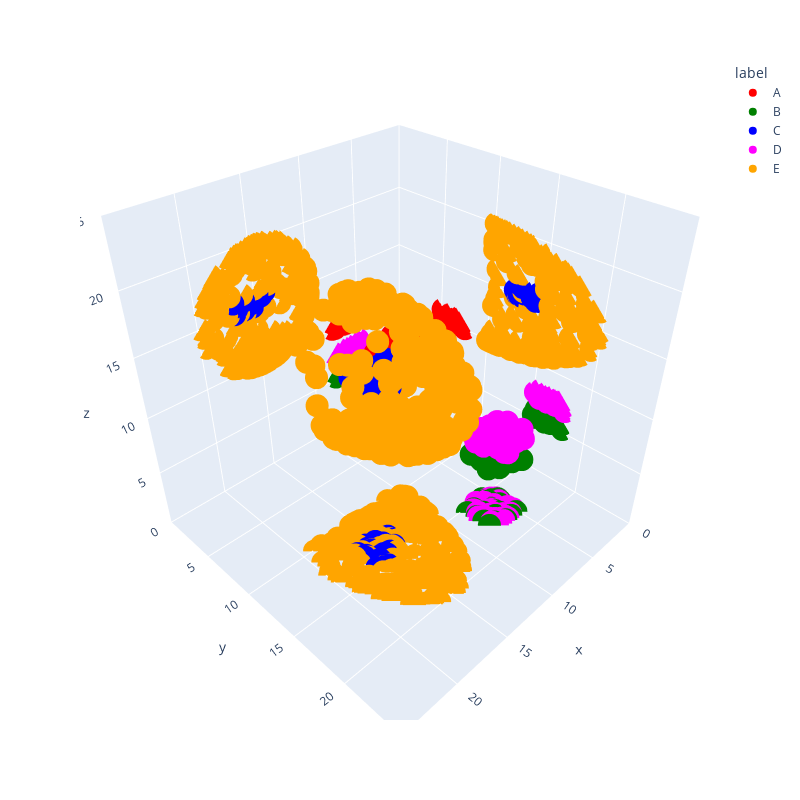

Notebook code for this chart:
### Markdown cell above
##### Dummy dataset II

We create a dummy data set with non-linear relationships between the
three features, `x`, `y`, and `z`. In particular, the data set has a
‘bucket’-like data structure in which another cluster is situated.
Below, we show a 3D scatter plot made with Plotly. This allows us to
rotate the box holding the data around the x, y, and z-axes, to observe
the data from different directions. In addition, the data have been
projected on each of the three planes constructed by two of the three
axes. This helps to understand how data are overlapping in the concerned
directions.

### Code cell
if c_dataset == "dummy_ii":

    random.seed(10)

    # Cluster A (red)
    l_a_x = list( 5 + 3 * rand(25))
    l_a_y = list( 5 + 3 * rand(25))
    l_a_z = list(10 + 1 * rand(25))

    # Cluster B (green)
    l_b_x = list( 5 + 3 * rand(25))
    l_b_y = list(15 + 3 * rand(25))
    l_b_z = list( 5 + 1 * rand(25))

    # Cluster C (blue)
    l_c_x = list(14 + 3 * rand(25))
    l_c_y = list(12 + 3 * rand(25))
    l_c_z = list(15 + 1 * rand(25))

    # Cluster D (magenta)
    l_d_x = list( 5 + 3 * rand(50))
    l_d_y = list(15 + 3 * rand(50))
    l_d_z = list( 7 + 1 * rand(50))

    # Cluster E (orange)
    n_radius   = 5
    n_x_center = 15
    n_y_center = 10
    n_z_center = 15
    n_data     = 250

    v_phi   = np.pi * rand(n_data)
    v_theta = np.pi * rand(n_data)

    v_e_x = n_x_center + n_radius * np.sin(v_phi) * np.cos(v_theta)
    v_e_y = n_y_center + n_radius * np.sin(v_phi) * np.sin(v_theta) * 2
    v_e_z = n_z_center + n_radius * np.cos(v_phi)

    l_e_x = list(v_e_x)
    l_e_y = list(v_e_y)
    l_e_z = list(v_e_z)

    # Cluster label.
    ps_y = pd.Series(["A"]*25 + ["B"]*25 + ["C"]*25 + ["D"]*50 + ["E"]*n_data)

    # Concatenation of cluster data.
    l_X_names = ['x', 'y', 'z']
    m_X          = np.array([
        l_a_x + l_b_x + l_c_x + l_d_x + l_e_x,
        l_a_y + l_b_y + l_c_y + l_d_y + l_e_y,
        l_a_z + l_b_z + l_c_z + l_d_z + l_e_z
    ]).transpose()

    # Convert to dataframe, df_X.
    df_X  = pd.DataFrame(    
        m_X,
        columns = l_X_names
    )

    # Create copy of df_X.
    df_data = df_X.copy()

    # Add cluster label to df_X.
    df_data['label'] = ps_y

    # Create shadows on x, y, and z planes.
    df_data_x = df_data.copy()
    df_data_y = df_data.copy()
    df_data_z = df_data.copy()

    df_data_x['x'] = 0
    df_data_y['y'] = 0
    df_data_z['z'] = 0

    # Concatenate data.
    df_data_total = pd.concat([
        
        df_data,
        df_data_x,
        df_data_y,
        df_data_z
    ], axis = 0)

    # Plot the data.
    fig = px.scatter_3d(

        df_data_total, 
        x                  = 'x',
        y                  = 'y', 
        z                  = 'z',
        color              = 'label',
        color_discrete_map = {"A": 'red', "B": 'green', "C": 'blue', "D": 'magenta', "E": 'orange'},
        range_x            = (0,25),
        range_y            = (0,25),
        range_z            = (0,25)
    )

    fig.update_layout(
        autosize = True,
        width    = 800,
        height   = 800)
        
    fig.show()

### Figure 1 — Plotly figure (JSON) as saved in the notebook; plotly's stock layout.template omitted (floating-point values rounded to 4 significant figures; data arrays with more than 128 entries replaced by an {"elided": "..."} marker saying what was removed)
{"data": [{"hovertemplate": "label=A<br>x=%{x}<br>y=%{y}<br>z=%{z}<extra></extra>", "legendgroup": "A", "marker": {"color": "red", "symbol": "circle"}, "mode": "markers", "name": "A", "scene": "scene", "showlegend": true, "type": "scatter3d", "x": [7.933, 6.657, 7.572, 6.078, 6.522, 6.965, 6.388, 5.18, 5.979, 5.652, 6.075, 7.61, 5.976, 5.483, 6.946, 6.245, 6.006, 5.865, 6.271, 7.176, 6.568, 6.268, 6.104, 7.373, 7.881, 0, 0, 0, 0, 0, 0, 0, 0, 0, 0, 0, 0, 0, 0, 0, 0, 0, 0, 0, 0, 0, 0, 0, 0, 0, 7.933, 6.657, 7.572, 6.078, 6.522, 6.965, 6.388, 5.18, 5.979, 5.652, 6.075, 7.61, 5.976, 5.483, 6.946, 6.245, 6.006, 5.865, 6.271, 7.176, 6.568, 6.268, 6.104, 7.373, 7.881, 7.933, 6.657, 7.572, 6.078, 6.522, 6.965, 6.388, 5.18, 5.979, 5.652, 6.075, 7.61, 5.976, 5.483, 6.946, 6.245, 6.006, 5.865, 6.271, 7.176, 6.568, 6.268, 6.104, 7.373, 7.881], "y": [6.748, 7.613, 6.563, 6.228, 7.508, 5.496, 6.087, 6.125, 7.316, 7.532, 5.343, 7.352, 5.999, 7.057, 6.12, 6.66, 5.134, 7.027, 7.562, 6.849, 6.212, 7.737, 7.187, 5.2, 5.121, 6.748, 7.613, 6.563, 6.228, 7.508, 5.496, 6.087, 6.125, 7.316, 7.532, 5.343, 7.352, 5.999, 7.057, 6.12, 6.66, 5.134, 7.027, 7.562, 6.849, 6.212, 7.737, 7.187, 5.2, 5.121, 0, 0, 0, 0, 0, 0, 0, 0, 0, 0, 0, 0, 0, 0, 0, 0, 0, 0, 0, 0, 0, 0, 0, 0, 0, 6.748, 7.613, 6.563, 6.228, 7.508, 5.496, 6.087, 6.125, 7.316, 7.532, 5.343, 7.352, 5.999, 7.057, 6.12, 6.66, 5.134, 7.027, 7.562, 6.849, 6.212, 7.737, 7.187, 5.2, 5.121], "z": [10.7, 10.04, 10.02, 10.9, 10.49, 10.63, 10.01, 10.29, 10.68, 10.68, 10.37, 10.41, 10.79, 10.2, 10.79, 10.69, 10.88, 10.92, 10.44, 10.22, 10.93, 10.14, 10.9, 10.22, 10.07, 10.7, 10.04, 10.02, 10.9, 10.49, 10.63, 10.01, 10.29, 10.68, 10.68, 10.37, 10.41, 10.79, 10.2, 10.79, 10.69, 10.88, 10.92, 10.44, 10.22, 10.93, 10.14, 10.9, 10.22, 10.07, 10.7, 10.04, 10.02, 10.9, 10.49, 10.63, 10.01, 10.29, 10.68, 10.68, 10.37, 10.41, 10.79, 10.2, 10.79, 10.69, 10.88, 10.92, 10.44, 10.22, 10.93, 10.14, 10.9, 10.22, 10.07, 0, 0, 0, 0, 0, 0, 0, 0, 0, 0, 0, 0, 0, 0, 0, 0, 0, 0, 0, 0, 0, 0, 0, 0, 0]}, {"hovertemplate": "label=B<br>x=%{x}<br>y=%{y}<br>z=%{z}<extra></extra>", "legendgroup": "B", "marker": {"color": "green", "symbol": "circle"}, "mode": "markers", "name": "B", "scene": "scene", "showlegend": true, "type": "scatter3d", "x": [6.432, 7.276, 5.023, 5.398, 6.116, 6.257, 7.254, 6.244, 7.042, 5.465, 7.812, 7.747, 5.092, 6.715, 5.95, 5.786, 6.257, 6.64, 5.777, 6.134, 7.749, 7.951, 5.913, 5.694, 5.159, 0, 0, 0, 0, 0, 0, 0, 0, 0, 0, 0, 0, 0, 0, 0, 0, 0, 0, 0, 0, 0, 0, 0, 0, 0, 6.432, 7.276, 5.023, 5.398, 6.116, 6.257, 7.254, 6.244, 7.042, 5.465, 7.812, 7.747, 5.092, 6.715, 5.95, 5.786, 6.257, 6.64, 5.777, 6.134, 7.749, 7.951, 5.913, 5.694, 5.159, 6.432, 7.276, 5.023, 5.398, 6.116, 6.257, 7.254, 6.244, 7.042, 5.465, 7.812, 7.747, 5.092, 6.715, 5.95, 5.786, 6.257, 6.64, 5.777, 6.134, 7.749, 7.951, 5.913, 5.694, 5.159], "y": [17.99, 15.45, 16.06, 16.49, 17.24, 16.35, 17.51, 16.75, 16.22, 15.77, 17.49, 16.19, 16.31, 17.24, 15.45, 15.73, 16.46, 17.12, 17.97, 17.14, 16.89, 15.37, 15.16, 15.72, 17.98, 17.99, 15.45, 16.06, 16.49, 17.24, 16.35, 17.51, 16.75, 16.22, 15.77, 17.49, 16.19, 16.31, 17.24, 15.45, 15.73, 16.46, 17.12, 17.97, 17.14, 16.89, 15.37, 15.16, 15.72, 17.98, 0, 0, 0, 0, 0, 0, 0, 0, 0, 0, 0, 0, 0, 0, 0, 0, 0, 0, 0, 0, 0, 0, 0, 0, 0, 17.99, 15.45, 16.06, 16.49, 17.24, 16.35, 17.51, 16.75, 16.22, 15.77, 17.49, 16.19, 16.31, 17.24, 15.45, 15.73, 16.46, 17.12, 17.97, 17.14, 16.89, 15.37, 15.16, 15.72, 17.98], "z": [5.847, 5.354, 5.843, 5.52, 5.995, 5.132, 5.477, 5.246, 5.778, 5.746, 5.973, 5.699, 5.099, 5.493, 5.11, 5.226, 5.914, 5.928, 5.943, 5.476, 5.276, 5.901, 5.261, 5.736, 5.288, 5.847, 5.354, 5.843, 5.52, 5.995, 5.132, 5.477, 5.246, 5.778, 5.746, 5.973, 5.699, 5.099, 5.493, 5.11, 5.226, 5.914, 5.928, 5.943, 5.476, 5.276, 5.901, 5.261, 5.736, 5.288, 5.847, 5.354, 5.843, 5.52, 5.995, 5.132, 5.477, 5.246, 5.778, 5.746, 5.973, 5.699, 5.099, 5.493, 5.11, 5.226, 5.914, 5.928, 5.943, 5.476, 5.276, 5.901, 5.261, 5.736, 5.288, 0, 0, 0, 0, 0, 0, 0, 0, 0, 0, 0, 0, 0, 0, 0, 0, 0, 0, 0, 0, 0, 0, 0, 0, 0]}, {"hovertemplate": "label=C<br>x=%{x}<br>y=%{y}<br>z=%{z}<extra></extra>", "legendgroup": "C", "marker": {"color": "blue", "symbol": "circle"}, "mode": "markers", "name": "C", "scene": "scene", "showlegend": true, "type": "scatter3d", "x": [16.97, 16.59, 15.2, 16.66, 16.9, 15.53, 16.14, 15.99, 14.16, 15.59, 15.83, 15.62, 15.46, 15.65, 14.17, 14.49, 16.04, 15.98, 16.19, 16.83, 15.11, 14.78, 15.31, 14.92, 16.88, 0, 0, 0, 0, 0, 0, 0, 0, 0, 0, 0, 0, 0, 0, 0, 0, 0, 0, 0, 0, 0, 0, 0, 0, 0, 16.97, 16.59, 15.2, 16.66, 16.9, 15.53, 16.14, 15.99, 14.16, 15.59, 15.83, 15.62, 15.46, 15.65, 14.17, 14.49, 16.04, 15.98, 16.19, 16.83, 15.11, 14.78, 15.31, 14.92, 16.88, 16.97, 16.59, 15.2, 16.66, 16.9, 15.53, 16.14, 15.99, 14.16, 15.59, 15.83, 15.62, 15.46, 15.65, 14.17, 14.49, 16.04, 15.98, 16.19, 16.83, 15.11, 14.78, 15.31, 14.92, 16.88], "y": [12.49, 14.75, 12.52, 13.04, 14.49, 14.61, 14.87, 12.27, 12.8, 13.85, 13.84, 14.45, 14.06, 14.21, 13.26, 13.8, 12.64, 12.96, 14.07, 13.12, 14.0, 13.51, 12.53, 13.03, 13.0, 12.49, 14.75, 12.52, 13.04, 14.49, 14.61, 14.87, 12.27, 12.8, 13.85, 13.84, 14.45, 14.06, 14.21, 13.26, 13.8, 12.64, 12.96, 14.07, 13.12, 14.0, 13.51, 12.53, 13.03, 13.0, 0, 0, 0, 0, 0, 0, 0, 0, 0, 0, 0, 0, 0, 0, 0, 0, 0, 0, 0, 0, 0, 0, 0, 0, 0, 12.49, 14.75, 12.52, 13.04, 14.49, 14.61, 14.87, 12.27, 12.8, 13.85, 13.84, 14.45, 14.06, 14.21, 13.26, 13.8, 12.64, 12.96, 14.07, 13.12, 14.0, 13.51, 12.53, 13.03, 13.0], "z": [15.63, 15.74, 15.46, 15.4, 15.94, 15.29, 15.81, 15.39, 15.9, 15.76, 15.35, 15.34, 15.86, 15.16, 15.9, 15.67, 15.11, 15.82, 15.78, 15.36, 15.64, 15.9, 15.06, 15.88, 15.07, 15.63, 15.74, 15.46, 15.4, 15.94, 15.29, 15.81, 15.39, 15.9, 15.76, 15.35, 15.34, 15.86, 15.16, 15.9, 15.67, 15.11, 15.82, 15.78, 15.36, 15.64, 15.9, 15.06, 15.88, 15.07, 15.63, 15.74, 15.46, 15.4, 15.94, 15.29, 15.81, 15.39, 15.9, 15.76, 15.35, 15.34, 15.86, 15.16, 15.9, 15.67, 15.11, 15.82, 15.78, 15.36, 15.64, 15.9, 15.06, 15.88, 15.07, 0, 0, 0, 0, 0, 0, 0, 0, 0, 0, 0, 0, 0, 0, 0, 0, 0, 0, 0, 0, 0, 0, 0, 0, 0]}, {"hovertemplate": "label=D<br>x=%{x}<br>y=%{y}<br>z=%{z}<extra></extra>", "legendgroup": "D", "marker": {"color": "magenta", "symbol": "circle"}, "mode": "markers", "name": "D", "scene": "scene", "showlegend": true, "type": "scatter3d", "x": {"elided": "200 float values"}, "y": {"elided": "200 float values"}, "z": {"elided": "200 float values"}}, {"hovertemplate": "label=E<br>x=%{x}<br>y=%{y}<br>z=%{z}<extra></extra>", "legendgroup": "E", "marker": {"color": "orange", "symbol": "circle"}, "mode": "markers", "name": "E", "scene": "scene", "showlegend": true, "type": "scatter3d", "x": {"elided": "1000 float values"}, "y": {"elided": "1000 float values"}, "z": {"elided": "1000 float values"}}], "layout": {"autosize": true, "height": 800, "legend": {"title": {"text": "label"}, "tracegroupgap": 0}, "margin": {"t": 60}, "scene": {"domain": {"x": [0, 1], "y": [0, 1]}, "xaxis": {"range": [0, 25], "title": {"text": "x"}}, "yaxis": {"range": [0, 25], "title": {"text": "y"}}, "zaxis": {"range": [0, 25], "title": {"text": "z"}}}, "width": 800}}
